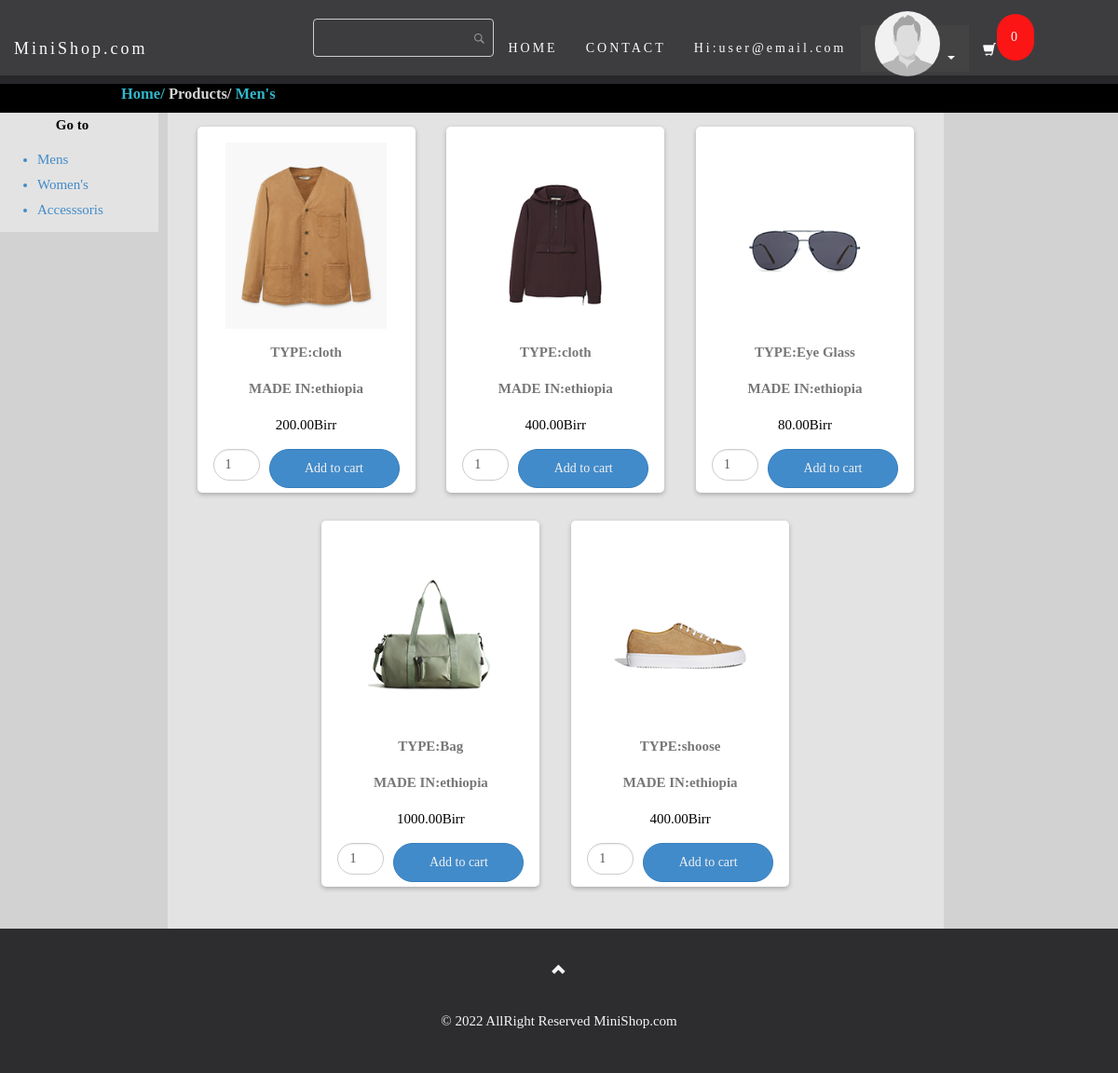
/men/mens.php (signed in), run on the app's committed database.
### tables this page shows
CREATE TABLE `member` (
  `mem_id` int(11) NOT NULL,
  `firstname` varchar(50) NOT NULL,
  `lastname` varchar(50) NOT NULL,
  `mobilenumber` varchar(30) NOT NULL,
  `email` varchar(25) NOT NULL,
  `password` varchar(12) NOT NULL,
  `profile` varchar(255) NOT NULL,
  `product` varchar(255) NOT NULL
);

CREATE TABLE `productmen` (
  `id` int(11) NOT NULL,
  `name` varchar(255) NOT NULL,
  `code` varchar(255) NOT NULL,
  `image` varchar(255) NOT NULL,
  `price` double(10,2) NOT NULL,
  `madein` varchar(255) NOT NULL
);

### db/session.php (called while the page is built, shortened)
<?php
$id_session=$_SESSION['id'];
?>

### men/db/dbcontroller.php (called while the page is built, shortened)
<?php
class DBController {
	private $host = "localhost";
	private $user = "root";
	private $password = "";
	private $database = "mkshope";
	private $connection = "";
	function __construct() {
		$conn = $this->connectDB();
		$this->connection = $conn;
	}
	function connectDB() {
		$conn = mysqli_connect($this->host,$this->user,$this->password,$this->database);
		return $conn;
	}
	function runQuery($query) {
		$result = mysqli_query($this->connection,$query);
		while($row=mysqli_fetch_assoc($result)) {
			$resultset[] = $row;
		}
		if(!empty($resultset))
			return $resultset;
	}
}
?>

### men/mens.php (the view, shortened to what this page needs)
<?php require ('../db/session.php'); ?>
<?php
require_once("db/dbcontroller.php");
$db_handle = new DBController();
?>
<!DOCTYPE html>
<html>
<head>
  <link rel="stylesheet" href="style.css">
  <link rel="stylesheet" href="../bootstrap/css/bootstrap.min.css">
 </head>
 <body>
 <?php
$session_items = 0;
?>
 <nav class="navbar navbar-default navbar-fixed-top">
  <div class="container-fluid">
    <div class="navbar-header">
      <a class="navbar-brand" id="font" href="../index2.php" >MiniShop.com</a>
    </div>
    <div class="collapse navbar-collapse" id="myNavbar">
      <ul class="nav navbar-nav navbar-right" style="margin-right:80px;">
        <li>
        <form name="frmSearch" action="" method="post">
         <li style='text-align:right;margin:20px 0px;'><input type='text' name='search[keyword]' value="" id='keyword' maxlength='25'></li>
       </form>
     </li>
        <li class="font"><a href="../index2.php">HOME</a></li>
        <li class="font"><a href="#contact">CONTACT</a></li>
        <?php require ('../db/config.php'); ?>
  <?php
              $result= mysqli_query($conn,"select *  from member where mem_id='$id_session'") or die (mysqli_error());
              while ($row= mysqli_fetch_array ($result) ){
              ?>
      <li><a href="" style="color: #ffffff;">Hi:<?php echo $row ['email']; ?></a></li>
      <li class="dropdown">
          <a class="dropdown-toggle" data-toggle="dropdown" href="#" style="background-color:#333;height: 50px;"><img src="../profile/<?php echo $row ['profile'];?>" style="width:70px;height: 70px;margin-top: 0px;border-radius: 360px;margin-top: -30px;">
          <span class="caret" style="color: #ffffff;"></span></a>
        </li>
        <li class="font"><a href=""class="glyphicon glyphicon-shopping-cart"></a></li>
        <li class="font"><a href="shopping_cart.php" style="background:red;border-radius:360px;margin-top:15px;margin-right:10px;"><?php echo $session_items; ?></a></li>
      </ul>
    </div>
  </div>
</nav>
<br><br><br>
  <div class="txt-heading" style="text-align:left;color:#d5d5d5;"><a href="../index2.php" style="text-decoration:none;color:#33B6CB;margin-left:120px;">Home/</a> Products/ <a href="mens.php" style="color:#33B6CB;text-decoration: none;">Men's</a></div>
 <div class="container-fluid" style="width:90%;">
  <div class="row">
    <div class="col-sm-2" style="background-color:#e3e3e3;color:#428bca;">
              <p style="color:#000;font-weight:bolder;text-align: center;">Go to</p>
              <ul>
                <li class=""><a href="mens.php">Mens</a></li>
                <li><a href="../women/women.php">Women's</a></li>
                <li><a href="../accessesoris/Accessesoris.php">Accesssoris</a></li>
              </ul>
            <?php }?>
    </div>
    <div class="col-sm-9" style="background-color:#e3e3e3;margin-left: 10px;">
      <div id="product-grid">
  <?php
  $product_array = $db_handle->runQuery("SELECT * FROM productmen ORDER BY id ASC");
  if (!empty($product_array)) {
    foreach($product_array as $key=>$value){
  ?>
    <div class="product-item" style="background:#fff;">
      <form method="post" action="mens.php?action=add&code=<?php echo $product_array[$key]["code"]; ?>">
      <div class="product-image"><img style="max-height: 250px;max-width: 250px;" src="mensproduct/<?php echo $product_array[$key]["image"]; ?>"></div>
      <div><strong>TYPE:<?php echo $product_array[$key]["name"]; ?></strong></div>
      <div><strong>MADE IN:<?php echo $product_array[$key]["madein"]; ?></strong></div>
      <div class="product-price"><?php echo $product_array[$key]["price"]. "Birr"; ?></div>
      <div><input class="form-control" style="float:left;max-width:25%;border-radius:360px;" type="text" name="quantity" value="1" size="2" /><input type="submit" value="Add to cart" class="btn btn-primary" style="float:right;width:70%;border-radius:360px;" /></div>
      </form>
    </div>
  <?php
      }
  }
  ?>
    </div>
  </div>
</div>
</div>
  <footer class="text-center">
  <a class="up-arrow" href="#myPage" data-toggle="tooltip" title="TO TOP">
    <span class="glyphicon glyphicon-chevron-up"></span>
  </a><br><br>
  <p>© 2022 AllRight Reserved MiniShop.com</p>
</footer>
 </body>
 </html>

### men/style.css (style rules this page uses)
body { font-family:comic sans Ms,serif; font: 400 15px/1.8 comic sans Ms,serif; color: #777; font-weight:600px; background-color:#d2d2d2; }
.navbar { font-family:comic sans Ms,serif; height: 90px; margin-bottom: 0; border: 0; font-size: 14px !important; letter-spacing: 3px; opacity: 0.9; }
#font { color: #ffffff !important; }
.font a { color: #ffffff !important; }
.navbar li a, .navbar .navbar-brand { margin-top: 27px; }
.txt-heading { padding: 5px 10px;font-size:1.1em;font-weight:bold;color:#999; }
#product-grid { margin-bottom:30px; max-width:100%;text-align:center; }
.txt-heading { background-color: #000; color:#FFF; }
.product-item { box-shadow: 0px 2px 5px rgba(0, 0, 0, 0.25); border-radius: 5px; margin: 15px; padding: 5px; display: inline-block; position:relative; }
.product-item div { text-align:center; margin:12px; }
.product-price { color:#000; }
.product-image { height:200px;width:200px;background-color:#FFF; }
.product-image img { object-fit: contain !important; height: 100% !important; width: 100% !important; }

### men/mens.php (style rules this page uses)
body { font-family:comic sans Ms,serif; font: 400 15px/1.8 comic sans Ms,serif; color: #777; font-weight:600px; background-color:#d2d2d2; }
.btn { padding: 10px 20px; color: #f1f1f1; border-radius: 0; transition: .2s; }
.navbar { font-family:comic sans Ms,serif; height: 90px; margin-bottom: 0; background-color: #2d2d30; border: 0; font-size: 14px !important; letter-spacing: 3px; opacity: 0.9; }
#font { color: #ffffff !important; }
.font a { color: #ffffff !important; }
.navbar li a, .navbar .navbar-brand { margin-top: 27px; }
footer { background-color: #2d2d30; color: #f5f5f5; padding: 32px; }
footer a { color: #f5f5f5; }
.form-control { border-radius: 0; }
#keyword { border: #CCC 1px solid; border-radius: 4px; padding: 7px;background:url("demo-search-icon.png") no-repeat center right 7px; }

### data on the page
member: email "user@email.com", profile (placeholder picture)
productmen: image (picture), name "cloth", madein "ethiopia", price "200.00"
productmen: image (picture), name "cloth", madein "ethiopia", price "400.00"
productmen: image (picture), name "Eye Glass", madein "ethiopia", price "80.00"
productmen: image (picture), name "Bag", madein "ethiopia", price "1000.00"
productmen: image (picture), name "shoose", madein "ethiopia", price "400.00"
